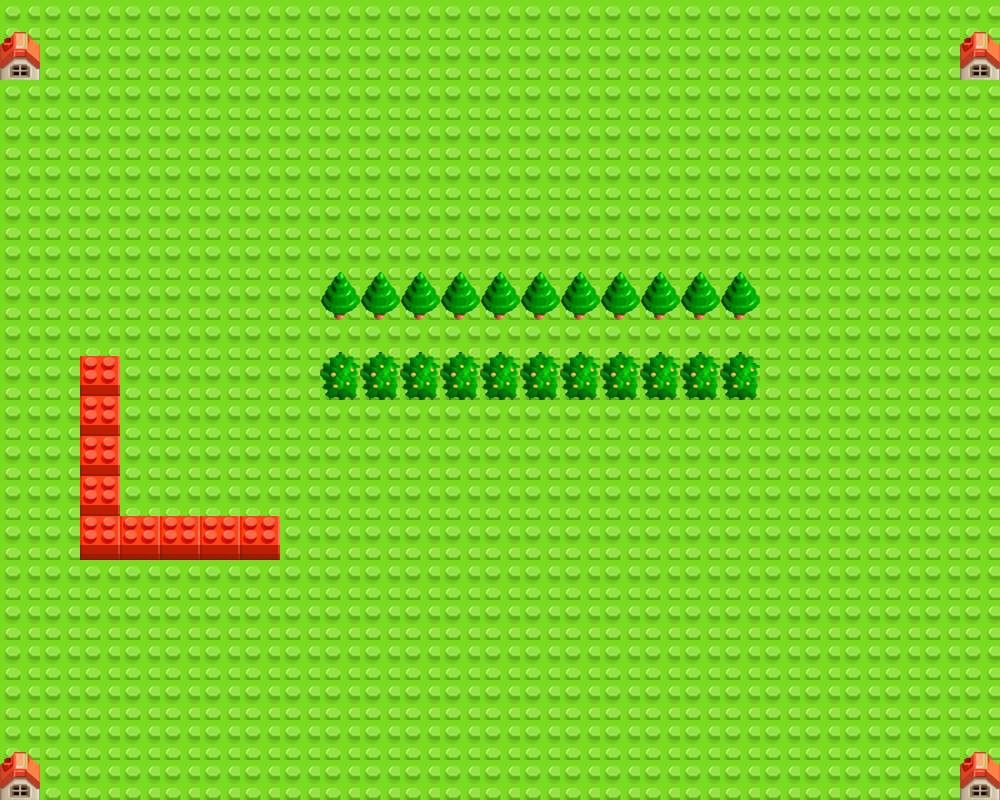

A 2D game scene composited from a Tiled map and its tileset images. What follows is a short description and the map's XML, with each tile layer's data collapsed to a summary:
An orthogonal 25x20 tile map with 40x40 px tiles, 3 tile layers (down-decoration, obstacle, top-decoration), 3 tilesets and 1 object (P1).

<map version="1.0" orientation="orthogonal" width="25" height="20" tilewidth="40" tileheight="40">
 <tileset firstgid="1" name="Floor1" tilewidth="40" tileheight="40">
  <image source="resources/Floor1.png" width="280" height="40" />
 </tileset>
 <tileset firstgid="8" name="StoneWall" tilewidth="40" tileheight="40">
  <image source="resources/StoneWall.png" width="200" height="80" />
 </tileset>
 <tileset firstgid="18" name="TownBlockRed" tilewidth="40" tileheight="40">
  <image source="resources/TownBlockRed.png" width="40" height="80" />
 </tileset>
 <layer name="down-decoration" width="25" height="20">
  <data>[500 cells, 500 non-empty, 1 distinct tile ids]</data>
 </layer>
 <layer name="obstacle" width="25" height="20">
  <data>[500 cells, 35 non-empty, 4 distinct tile ids]</data>
 </layer>
 <objectgroup name="player" width="25" height="20">
  <object name="P1" x="285" y="287" width="28" height="26">
   <ellipse />
  </object>
 </objectgroup>
 <layer name="top-decoration" width="25" height="20">
  <data>[500 cells, 35 non-empty, 4 distinct tile ids]</data>
 </layer>
</map>